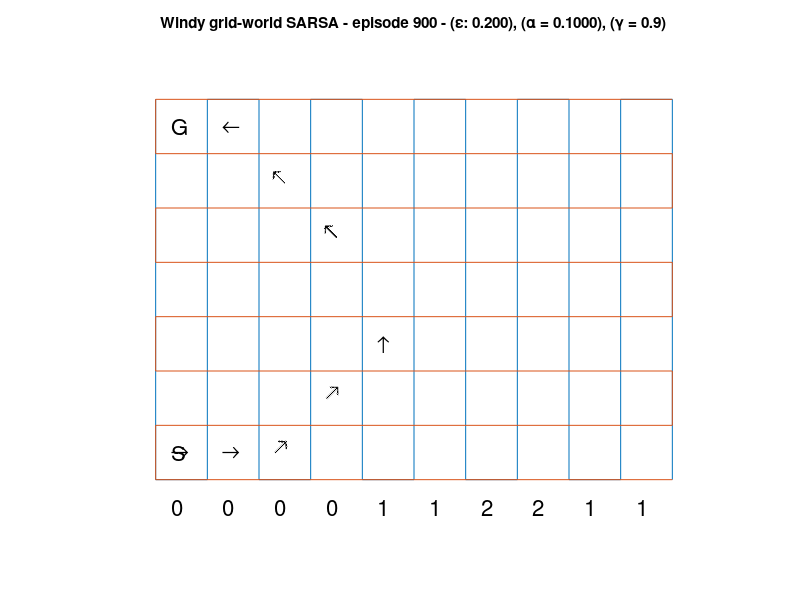

This figure's MATLAB source:
function WindyGridWorldQLearning()

    fprintf('WindyGridWorldQLearning\n'); 

    gamma = 0.9;
    alpha = 0.1;
    epsilon = 0.2;

    gridcols = 10; 
    gridrows = 7;
    windpowers = [0 0 0 0 1 1 2 2 1 1];
    fontsize = 16;
    showTitle = 1;

    episodeCount = 900;
    selectedEpisodes = [900];

    isKing = 1; 
    canHold = 0;

    start.row = 7;
    start.col = 1;
    goal.row = 1;
    goal.col = 1;

selectedEpIndex = 1;
 actionCount = 8; 

% initialize Q with zeros
Q = zeros(gridrows, gridcols, actionCount);

a = 0; % an invalid action
% loop through episodes
for ei = 1:episodeCount,
    %disp(sprintf('Running episode %d', ei));
    curpos = start;
    nextpos = start;

    %epsilon or greedy
    if(rand > epsilon) % greedy
        [qmax, a] = max(Q(curpos.row,curpos.col,:));
    else
        a = IntRand(1, actionCount);
    end

    while(PosCmp(curpos, goal) ~= 0)
        % take action a, observe r, and nextpos
        nextpos = GiveNextPos(curpos, a, windpowers, gridcols, gridrows);
        if(PosCmp(nextpos, goal) ~= 0), r = -1; else r = 10; end

        % choose a_next from nextpos
        [qmax, a_next] = max(Q(nextpos.row,nextpos.col,:));
        if(rand <= epsilon) % explore
            a_next = IntRand(1, actionCount);
        end

        % update Q:
        curQ = Q(curpos.row, curpos.col, a);
        nextQ = qmax; %Q(nextpos.row, nextpos.col, a_next);
        Q(curpos.row, curpos.col, a) = curQ + alpha*(r + gamma*nextQ - curQ);

        curpos = nextpos; a = a_next;
    end % states in each episode

    % if the current state of the world is going to be drawn ...
    if(selectedEpIndex <= length(selectedEpisodes) && ei == selectedEpisodes(selectedEpIndex))
        curpos = start;
        rows = []; cols = []; acts = [];
        for i = 1:(gridrows + gridcols) * 10,
            [qmax, a] = max(Q(curpos.row,curpos.col,:));
            nextpos = GiveNextPos(curpos, a, windpowers, gridcols, gridrows);
            rows = [rows curpos.row];
            cols = [cols curpos.col];
            acts = [acts a];

            if(PosCmp(nextpos, goal) == 0), break; end
            curpos = nextpos;
        end % states in each episode

        %figure;
        figure('Name',sprintf('Episode: %d', ei), 'NumberTitle','off');
        DrawWindyEpisodeState(rows, cols, acts, start.row, start.col, goal.row, goal.col, windpowers, gridrows, gridcols, fontsize);
        if(showTitle == 1),
            title(sprintf('Windy grid-world SARSA - episode %d - (\\epsilon: %3.3f), (\\alpha = %3.4f), (\\gamma = %1.1f)', ei, epsilon, alpha, gamma));
        end

        selectedEpIndex = selectedEpIndex + 1;
    end

end % episodes loop

function c = PosCmp(pos1, pos2)
c = pos1.row - pos2.row;
if(c == 0)
    c = c + pos1.col - pos2.col;
end

function nextPos = GiveNextPos(curPos, actionIndex, windpowers, gridCols, gridRows)
nextPos = curPos;
switch actionIndex
   case 1 % east
       nextPos.col = curPos.col + 1;
   case 2 % south
       nextPos.row = curPos.row + 1;       
       if(nextPos.row ==4 && nextPos.col <= 4 )   nextPos.row = curPos.row;  end     
   case 3 % west
       nextPos.col = curPos.col - 1;
       if(nextPos.row ==4 && nextPos.col <= 4 )   nextPos.col = curPos.col;  end 
   case 4 % north
       nextPos.row = curPos.row - 1;
       if(nextPos.row ==4 && nextPos.col <= 4 )   nextPos.row = curPos.row;  end 
   case 5 % northeast 
       nextPos.col = curPos.col + 1;
       nextPos.row = curPos.row - 1;
       if(nextPos.row ==4 && nextPos.col <= 4 )   nextPos.row = curPos.row;  end 
   case 6 % southeast 
       nextPos.col = curPos.col + 1;
       nextPos.row = curPos.row + 1;
       if(nextPos.row ==4 && nextPos.col <= 4 )   nextPos.row = curPos.row;  end 
   case 7 % southwest
       nextPos.col = curPos.col - 1;
       nextPos.row = curPos.row + 1;
       if(nextPos.row ==4 && nextPos.col <= 4 )   nextPos.row = curPos.row;  end 
   case 8 % northwest
       nextPos.col = curPos.col - 1;
       nextPos.row = curPos.row - 1;
       if(nextPos.row ==4 && nextPos.col <= 4 )   nextPos.row = curPos.row;  end 
   case 9 % hold
       nextPos = curPos;
   otherwise
      disp(sprintf('invalid action index: %d', actionIndex))
end

if(curPos.col > 4)    
    nextPos.row = nextPos.row - windpowers(nextPos.col);
    nextPos.col = nextPos.col - windpowers(nextPos.col);
end



if(nextPos.col <= 0), nextPos.col = 1; end
if(nextPos.col > gridCols), nextPos.col = gridCols; end

if(nextPos.row <= 0), nextPos.row = 1; end
if(nextPos.row > gridRows), nextPos.row = gridRows; end




function n = IntRand(lowerBound, upperBound)
n = floor((upperBound - lowerBound) * rand + lowerBound);




function DrawWindyEpisodeState(rows, cols, acts, SRow, SCol, GRow, GCol, windpowers, gridrows, gridcols, fontsize)
DrawGrid(gridrows, gridcols);
DrawTextOnCell('S', 0, SRow, SCol, gridrows, gridcols, fontsize);
DrawTextOnCell('G', 0, GRow, GCol, gridrows, gridcols, fontsize);

for i=1:length(rows),
    DrawActionOnCell(acts(i), rows(i), cols(i), gridrows, gridcols, fontsize);
end

for i=1:gridcols,
    [xc, yc] = FindColBaseCenter(i, gridrows, gridcols);
    text(xc, yc, sprintf('%d',windpowers(i)), 'FontSize', fontsize, 'Rotation', 0);
end



function DrawEpisodeState(rows, cols, acts, SRow, SCol, GRow, GCol, gridrows, gridcols, fontsize)
DrawGrid(gridrows, gridcols);
DrawTextOnCell('S', 0, SRow, SCol, gridrows, gridcols, fontsize);
DrawTextOnCell('G', 0, GRow, GCol, gridrows, gridcols, fontsize);

for i=1:length(rows),
    DrawActionOnCell(acts(i), rows(i), cols(i), gridrows, gridcols, fontsize);
end



function DrawGrid(gridrows, gridcols)
xsp = 1 / (gridcols + 2);
ysp = 1 / (gridrows + 2);

x = zeros(1, 2*(gridcols + 1));
y = zeros(1, 2*(gridcols + 1));
i = 1;
for xi = xsp:xsp:1 - xsp,
    x(2*i - 1) = xi; x(2*i) = xi;
    if(mod(i , 2) == 0)
        y(2*i - 1) = ysp;y(2*i) = 1-ysp;
    else
        y(2*i - 1) = 1 - ysp;y(2*i) = ysp;
    end
    i = i + 1;
end

x2 = zeros(1, 2*(gridrows + 1));
y2 = zeros(1, 2*(gridrows + 1));
i = 1;
for yi = ysp:ysp:1 - ysp,
    y2(2*i - 1) = yi; y2(2*i) = yi;
    if(mod(i , 2) == 0)
        x2(2*i - 1) = xsp;x2(2*i) = 1-xsp;
    else
        x2(2*i - 1) = 1 - xsp;x2(2*i) = xsp;
    end
    i = i + 1;
end

plot(x, y, '-');
hold on
plot(x2, y2, '-');
axis([0 1 0 1]);
axis off
set(gcf, 'color', 'white');



function DrawTextOnCell(theText, rotation, row, col, gridrows, gridcols, fontsize)
[xc, yc] = FindCellCenter(row, col, gridrows, gridcols);
text(xc, yc, theText,  'FontSize', fontsize, 'Rotation', rotation);







function DrawActionOnCell(actionIndex, row, col, gridrows, gridcols, fontsize)
rotation = 0;
textToDraw = 'o';
switch actionIndex
   case 1 % east
       textToDraw = '\rightarrow';
       rotation = 0;
   case 2 % south
       textToDraw = '\downarrow';
       rotation = 0;
   case 3 % west
       textToDraw = '\leftarrow';
       rotation = 0;
   case 4 % north
       textToDraw = '\uparrow';
       rotation = 0;
   case 5 % northeast 
       textToDraw = '\rightarrow';
       rotation = 45;
   case 6 % southeast 
       textToDraw = '\downarrow';
       rotation = 45;
   case 7 % southwest
       textToDraw = '\leftarrow';
       rotation = 45;
   case 8 % northwest
       textToDraw = '\uparrow';
       rotation = 45;

   otherwise
      disp(sprintf('invalid action index: %d', actionIndex))
end
DrawTextOnCell(textToDraw, rotation,  row, col, gridrows, gridcols, fontsize);




function [x,y] = FindCellCenter(row, col, gridrows, gridcols)
xsp = 1 / (gridcols + 2);
ysp = 1 / (gridrows + 2);
x = ((2*col + 1) / 2) * xsp;
y = 1 - (((2*row + 1) / 2) * ysp);
x = x - xsp/5;



function [x,y] = FindColBaseCenter(col, gridrows, gridcols)
row = gridrows + 1;
xsp = 1 / (gridcols + 2);
ysp = 1 / (gridrows + 2);
x = ((2*col + 1) / 2) * xsp;
y = 1 - (((2*row + 1) / 2) * ysp);
x = x - xsp/5;